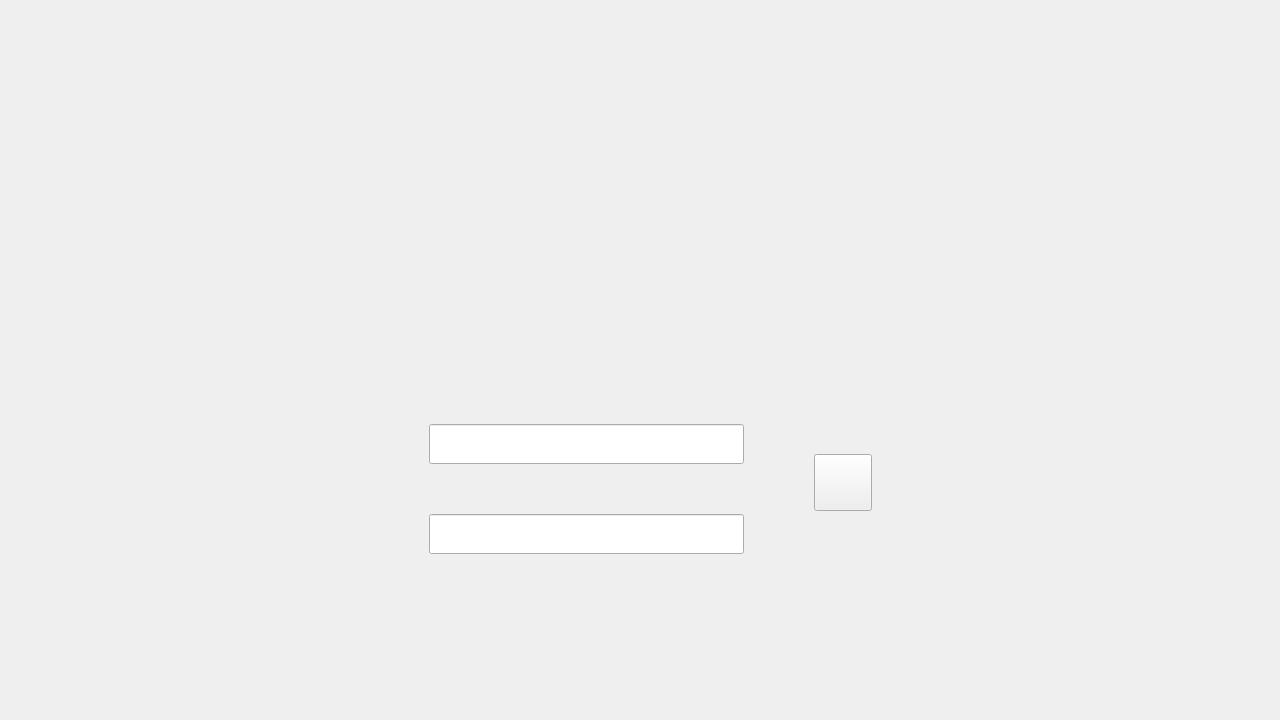
<?xml version="1.0" encoding="UTF-8"?>
<ui version="4.0">
 <class>Form</class>
 <widget class="QWidget" name="Form">
  <property name="geometry">
   <rect>
    <x>0</x>
    <y>0</y>
    <width>1280</width>
    <height>720</height>
   </rect>
  </property>
  <property name="sizePolicy">
   <sizepolicy hsizetype="Expanding" vsizetype="Expanding">
    <horstretch>0</horstretch>
    <verstretch>0</verstretch>
   </sizepolicy>
  </property>
  <property name="minimumSize">
   <size>
    <width>1280</width>
    <height>720</height>
   </size>
  </property>
  <property name="windowTitle">
   <string>Form</string>
  </property>
  <layout class="QGridLayout" name="gridLayout">
   <property name="leftMargin">
    <number>0</number>
   </property>
   <property name="topMargin">
    <number>0</number>
   </property>
   <property name="rightMargin">
    <number>0</number>
   </property>
   <property name="bottomMargin">
    <number>0</number>
   </property>
   <property name="spacing">
    <number>0</number>
   </property>
   <item row="0" column="1">
    <spacer name="verticalSpacer_7">
     <property name="orientation">
      <enum>Qt::Vertical</enum>
     </property>
     <property name="sizeHint" stdset="0">
      <size>
       <width>20</width>
       <height>334</height>
      </size>
     </property>
    </spacer>
   </item>
   <item row="1" column="0">
    <spacer name="horizontalSpacer">
     <property name="orientation">
      <enum>Qt::Horizontal</enum>
     </property>
     <property name="sizeHint" stdset="0">
      <size>
       <width>327</width>
       <height>20</height>
      </size>
     </property>
    </spacer>
   </item>
   <item row="1" column="1">
    <layout class="QHBoxLayout" name="horizontalLayout">
     <property name="spacing">
      <number>0</number>
     </property>
     <property name="sizeConstraint">
      <enum>QLayout::SetNoConstraint</enum>
     </property>
     <item>
      <spacer name="horizontalSpacer_4">
       <property name="orientation">
        <enum>Qt::Horizontal</enum>
       </property>
       <property name="sizeHint" stdset="0">
        <size>
         <width>100</width>
         <height>20</height>
        </size>
       </property>
      </spacer>
     </item>
     <item>
      <layout class="QVBoxLayout" name="verticalLayout_2">
       <property name="spacing">
        <number>0</number>
       </property>
       <property name="sizeConstraint">
        <enum>QLayout::SetNoConstraint</enum>
       </property>
       <item>
        <spacer name="verticalSpacer_3">
         <property name="orientation">
          <enum>Qt::Vertical</enum>
         </property>
         <property name="sizeHint" stdset="0">
          <size>
           <width>20</width>
           <height>90</height>
          </size>
         </property>
        </spacer>
       </item>
       <item>
        <widget class="QLineEdit" name="username">
         <property name="sizePolicy">
          <sizepolicy hsizetype="Expanding" vsizetype="Expanding">
           <horstretch>0</horstretch>
           <verstretch>0</verstretch>
          </sizepolicy>
         </property>
         <property name="minimumSize">
          <size>
           <width>315</width>
           <height>40</height>
          </size>
         </property>
         <property name="focusPolicy">
          <enum>Qt::ClickFocus</enum>
         </property>
         <property name="echoMode">
          <enum>QLineEdit::Normal</enum>
         </property>
         <property name="alignment">
          <set>Qt::AlignCenter</set>
         </property>
        </widget>
       </item>
       <item>
        <spacer name="verticalSpacer_4">
         <property name="orientation">
          <enum>Qt::Vertical</enum>
         </property>
         <property name="sizeHint" stdset="0">
          <size>
           <width>20</width>
           <height>50</height>
          </size>
         </property>
        </spacer>
       </item>
       <item>
        <widget class="QLineEdit" name="password">
         <property name="sizePolicy">
          <sizepolicy hsizetype="Expanding" vsizetype="Expanding">
           <horstretch>0</horstretch>
           <verstretch>0</verstretch>
          </sizepolicy>
         </property>
         <property name="minimumSize">
          <size>
           <width>315</width>
           <height>40</height>
          </size>
         </property>
         <property name="focusPolicy">
          <enum>Qt::ClickFocus</enum>
         </property>
         <property name="echoMode">
          <enum>QLineEdit::Password</enum>
         </property>
         <property name="alignment">
          <set>Qt::AlignCenter</set>
         </property>
        </widget>
       </item>
       <item>
        <spacer name="verticalSpacer_5">
         <property name="orientation">
          <enum>Qt::Vertical</enum>
         </property>
         <property name="sizeHint" stdset="0">
          <size>
           <width>20</width>
           <height>5</height>
          </size>
         </property>
        </spacer>
       </item>
       <item>
        <widget class="QLabel" name="messageLabel">
         <property name="sizePolicy">
          <sizepolicy hsizetype="Expanding" vsizetype="Expanding">
           <horstretch>0</horstretch>
           <verstretch>0</verstretch>
          </sizepolicy>
         </property>
         <property name="minimumSize">
          <size>
           <width>100</width>
           <height>15</height>
          </size>
         </property>
         <property name="maximumSize">
          <size>
           <width>16777215</width>
           <height>16</height>
          </size>
         </property>
         <property name="text">
          <string/>
         </property>
         <property name="alignment">
          <set>Qt::AlignCenter</set>
         </property>
        </widget>
       </item>
       <item>
        <spacer name="verticalSpacer_6">
         <property name="orientation">
          <enum>Qt::Vertical</enum>
         </property>
         <property name="sizeHint" stdset="0">
          <size>
           <width>20</width>
           <height>35</height>
          </size>
         </property>
        </spacer>
       </item>
      </layout>
     </item>
     <item>
      <spacer name="horizontalSpacer_3">
       <property name="orientation">
        <enum>Qt::Horizontal</enum>
       </property>
       <property name="sizeHint" stdset="0">
        <size>
         <width>70</width>
         <height>20</height>
        </size>
       </property>
      </spacer>
     </item>
     <item>
      <layout class="QVBoxLayout" name="verticalLayout">
       <property name="spacing">
        <number>0</number>
       </property>
       <property name="sizeConstraint">
        <enum>QLayout::SetNoConstraint</enum>
       </property>
       <item>
        <spacer name="verticalSpacer">
         <property name="orientation">
          <enum>Qt::Vertical</enum>
         </property>
         <property name="sizeHint" stdset="0">
          <size>
           <width>20</width>
           <height>120</height>
          </size>
         </property>
        </spacer>
       </item>
       <item>
        <widget class="QToolButton" name="login_button">
         <property name="sizePolicy">
          <sizepolicy hsizetype="Expanding" vsizetype="Expanding">
           <horstretch>0</horstretch>
           <verstretch>0</verstretch>
          </sizepolicy>
         </property>
         <property name="minimumSize">
          <size>
           <width>50</width>
           <height>50</height>
          </size>
         </property>
         <property name="text">
          <string/>
         </property>
         <property name="icon">
          <iconset>
           <normaloff>../image_files/button.png</normaloff>../image_files/button.png</iconset>
         </property>
         <property name="iconSize">
          <size>
           <width>50</width>
           <height>50</height>
          </size>
         </property>
        </widget>
       </item>
       <item>
        <spacer name="verticalSpacer_2">
         <property name="orientation">
          <enum>Qt::Vertical</enum>
         </property>
         <property name="sizeHint" stdset="0">
          <size>
           <width>20</width>
           <height>120</height>
          </size>
         </property>
        </spacer>
       </item>
      </layout>
     </item>
     <item>
      <spacer name="horizontalSpacer_5">
       <property name="orientation">
        <enum>Qt::Horizontal</enum>
       </property>
       <property name="sizeHint" stdset="0">
        <size>
         <width>80</width>
         <height>20</height>
        </size>
       </property>
      </spacer>
     </item>
    </layout>
   </item>
   <item row="1" column="2">
    <spacer name="horizontalSpacer_2">
     <property name="orientation">
      <enum>Qt::Horizontal</enum>
     </property>
     <property name="sizeHint" stdset="0">
      <size>
       <width>327</width>
       <height>20</height>
      </size>
     </property>
    </spacer>
   </item>
   <item row="2" column="1">
    <spacer name="verticalSpacer_8">
     <property name="orientation">
      <enum>Qt::Vertical</enum>
     </property>
     <property name="sizeHint" stdset="0">
      <size>
       <width>20</width>
       <height>84</height>
      </size>
     </property>
    </spacer>
   </item>
  </layout>
 </widget>
 <resources/>
 <connections/>
</ui>
